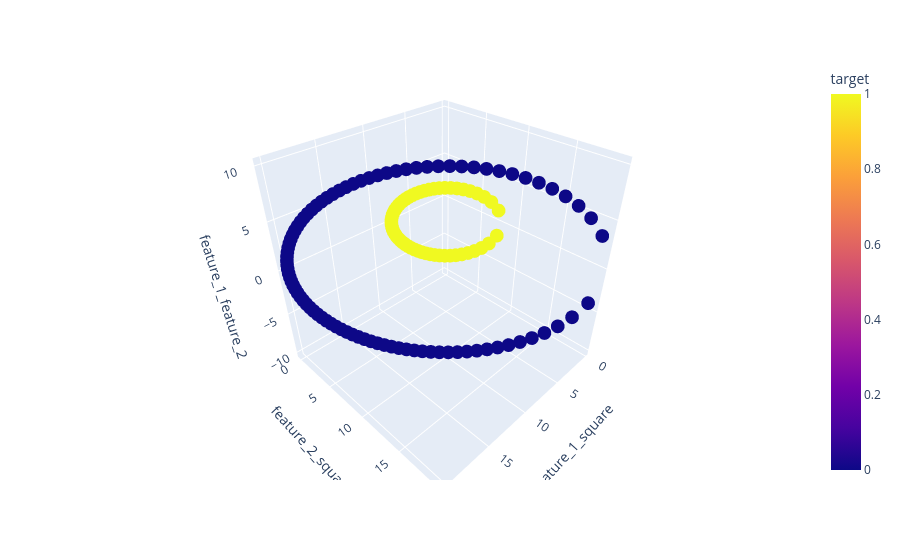

The notebook cell this image was saved under:
### Code cell
fig=px.scatter_3d(data_frame=df, x=df['feature_1_square'], y=df['feature_2_square'], z=df['feature_1_feature_2'], color=df['target'])
fig.show()

### Figure 1 — Plotly figure (JSON) as saved in the notebook; plotly's stock layout.template omitted (floating-point values rounded to 4 significant figures; data arrays with more than 128 entries replaced by an {"elided": "..."} marker saying what was removed)
{"data": [{"hovertemplate": "feature_1_square=%{x}<br>feature_2_square=%{y}<br>feature_1_feature_2=%{z}<br>target=%{marker.color}<extra></extra>", "legendgroup": "", "marker": {"color": {"elided": "288 int values"}, "coloraxis": "coloraxis", "symbol": "circle"}, "mode": "markers", "name": "", "scene": "scene", "showlegend": false, "type": "scatter3d", "x": {"elided": "288 float values"}, "y": {"elided": "288 float values"}, "z": {"elided": "288 float values"}}], "layout": {"coloraxis": {"colorbar": {"title": {"text": "target"}}, "colorscale": [[0, "#0d0887"], [0.1111, "#46039f"], [0.2222, "#7201a8"], [0.3333, "#9c179e"], [0.4444, "#bd3786"], [0.5556, "#d8576b"], [0.6667, "#ed7953"], [0.7778, "#fb9f3a"], [0.8889, "#fdca26"], [1, "#f0f921"]]}, "legend": {"tracegroupgap": 0}, "margin": {"t": 60}, "scene": {"domain": {"x": [0, 1], "y": [0, 1]}, "xaxis": {"title": {"text": "feature_1_square"}}, "yaxis": {"title": {"text": "feature_2_square"}}, "zaxis": {"title": {"text": "feature_1_feature_2"}}}}}
